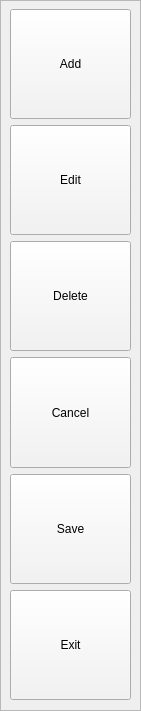
  <widget class="QFrame" name="frame">
   <property name="geometry">
    <rect>
     <x>10</x>
     <y>10</y>
     <width>141</width>
     <height>711</height>
    </rect>
   </property>
   <property name="frameShape">
    <enum>QFrame::StyledPanel</enum>
   </property>
   <property name="frameShadow">
    <enum>QFrame::Raised</enum>
   </property>
   <widget class="QWidget" name="verticalLayoutWidget">
    <property name="geometry">
     <rect>
      <x>10</x>
      <y>9</y>
      <width>121</width>
      <height>691</height>
     </rect>
    </property>
    <layout class="QVBoxLayout" name="verticalLayout">
     <item>
      <widget class="QPushButton" name="pushButton_2">
       <property name="sizePolicy">
        <sizepolicy hsizetype="MinimumExpanding" vsizetype="MinimumExpanding">
         <horstretch>0</horstretch>
         <verstretch>0</verstretch>
        </sizepolicy>
       </property>
       <property name="palette">
        <palette>
         <active>
          <colorrole role="Button">
           <brush brushstyle="SolidPattern">
            <color alpha="255">
             <red>243</red>
             <green>243</green>
             <blue>243</blue>
            </color>
           </brush>
          </colorrole>
          <colorrole role="ButtonText">
           <brush brushstyle="SolidPattern">
            <color alpha="255">
             <red>0</red>
             <green>0</green>
             <blue>0</blue>
            </color>
           </brush>
          </colorrole>
         </active>
         <inactive>
          <colorrole role="Button">
           <brush brushstyle="SolidPattern">
            <color alpha="255">
             <red>243</red>
             <green>243</green>
             <blue>243</blue>
            </color>
           </brush>
          </colorrole>
          <colorrole role="ButtonText">
           <brush brushstyle="SolidPattern">
            <color alpha="255">
             <red>0</red>
             <green>0</green>
             <blue>0</blue>
            </color>
           </brush>
          </colorrole>
         </inactive>
         <disabled>
          <colorrole role="Button">
           <brush brushstyle="SolidPattern">
            <color alpha="255">
             <red>243</red>
             <green>243</green>
             <blue>243</blue>
            </color>
           </brush>
          </colorrole>
          <colorrole role="ButtonText">
           <brush brushstyle="SolidPattern">
            <color alpha="255">
             <red>190</red>
             <green>190</green>
             <blue>190</blue>
            </color>
           </brush>
          </colorrole>
         </disabled>
        </palette>
       </property>
       <property name="focusPolicy">
        <enum>Qt::NoFocus</enum>
       </property>
       <property name="text">
        <string>Add</string>
       </property>
      </widget>
     </item>
     <item>
      <widget class="QPushButton" name="pushButton_4">
       <property name="sizePolicy">
        <sizepolicy hsizetype="MinimumExpanding" vsizetype="MinimumExpanding">
         <horstretch>0</horstretch>
         <verstretch>0</verstretch>
        </sizepolicy>
       </property>
       <property name="palette">
        <palette>
         <active>
          <colorrole role="Button">
           <brush brushstyle="SolidPattern">
            <color alpha="255">
             <red>243</red>
             <green>243</green>
             <blue>243</blue>
            </color>
           </brush>
          </colorrole>
          <colorrole role="ButtonText">
           <brush brushstyle="SolidPattern">
            <color alpha="255">
             <red>0</red>
             <green>0</green>
             <blue>0</blue>
            </color>
           </brush>
          </colorrole>
         </active>
         <inactive>
          <colorrole role="Button">
           <brush brushstyle="SolidPattern">
            <color alpha="255">
             <red>243</red>
             <green>243</green>
             <blue>243</blue>
            </color>
           </brush>
          </colorrole>
          <colorrole role="ButtonText">
           <brush brushstyle="SolidPattern">
            <color alpha="255">
             <red>0</red>
             <green>0</green>
             <blue>0</blue>
            </color>
           </brush>
          </colorrole>
         </inactive>
         <disabled>
          <colorrole role="Button">
           <brush brushstyle="SolidPattern">
            <color alpha="255">
             <red>243</red>
             <green>243</green>
             <blue>243</blue>
            </color>
           </brush>
          </colorrole>
          <colorrole role="ButtonText">
           <brush brushstyle="SolidPattern">
            <color alpha="255">
             <red>190</red>
             <green>190</green>
             <blue>190</blue>
            </color>
           </brush>
          </colorrole>
         </disabled>
        </palette>
       </property>
       <property name="focusPolicy">
        <enum>Qt::NoFocus</enum>
       </property>
       <property name="text">
        <string>Edit</string>
       </property>
      </widget>
     </item>
     <item>
      <widget class="QPushButton" name="pushButton_3">
       <property name="sizePolicy">
        <sizepolicy hsizetype="MinimumExpanding" vsizetype="MinimumExpanding">
         <horstretch>0</horstretch>
         <verstretch>0</verstretch>
        </sizepolicy>
       </property>
       <property name="palette">
        <palette>
         <active>
          <colorrole role="Button">
           <brush brushstyle="SolidPattern">
            <color alpha="255">
             <red>243</red>
             <green>243</green>
             <blue>243</blue>
            </color>
           </brush>
          </colorrole>
          <colorrole role="ButtonText">
           <brush brushstyle="SolidPattern">
            <color alpha="255">
             <red>0</red>
             <green>0</green>
             <blue>0</blue>
            </color>
           </brush>
          </colorrole>
         </active>
         <inactive>
          <colorrole role="Button">
           <brush brushstyle="SolidPattern">
            <color alpha="255">
             <red>243</red>
             <green>243</green>
             <blue>243</blue>
            </color>
           </brush>
          </colorrole>
          <colorrole role="ButtonText">
           <brush brushstyle="SolidPattern">
            <color alpha="255">
             <red>0</red>
             <green>0</green>
             <blue>0</blue>
            </color>
           </brush>
          </colorrole>
         </inactive>
         <disabled>
          <colorrole role="Button">
           <brush brushstyle="SolidPattern">
            <color alpha="255">
             <red>243</red>
             <green>243</green>
             <blue>243</blue>
            </color>
           </brush>
          </colorrole>
          <colorrole role="ButtonText">
           <brush brushstyle="SolidPattern">
            <color alpha="255">
             <red>190</red>
             <green>190</green>
             <blue>190</blue>
            </color>
           </brush>
          </colorrole>
         </disabled>
        </palette>
       </property>
       <property name="focusPolicy">
        <enum>Qt::NoFocus</enum>
       </property>
       <property name="text">
        <string>Delete</string>
       </property>
      </widget>
     </item>
     <item>
      <widget class="QPushButton" name="pushButton_6">
       <property name="sizePolicy">
        <sizepolicy hsizetype="MinimumExpanding" vsizetype="MinimumExpanding">
         <horstretch>0</horstretch>
         <verstretch>0</verstretch>
        </sizepolicy>
       </property>
       <property name="palette">
        <palette>
         <active>
          <colorrole role="Button">
           <brush brushstyle="SolidPattern">
            <color alpha="255">
             <red>243</red>
             <green>243</green>
             <blue>243</blue>
            </color>
           </brush>
          </colorrole>
          <colorrole role="ButtonText">
           <brush brushstyle="SolidPattern">
            <color alpha="255">
             <red>0</red>
             <green>0</green>
             <blue>0</blue>
            </color>
           </brush>
          </colorrole>
         </active>
         <inactive>
          <colorrole role="Button">
           <brush brushstyle="SolidPattern">
            <color alpha="255">
             <red>243</red>
             <green>243</green>
             <blue>243</blue>
            </color>
           </brush>
          </colorrole>
          <colorrole role="ButtonText">
           <brush brushstyle="SolidPattern">
            <color alpha="255">
             <red>0</red>
             <green>0</green>
             <blue>0</blue>
            </color>
           </brush>
          </colorrole>
         </inactive>
         <disabled>
          <colorrole role="Button">
           <brush brushstyle="SolidPattern">
            <color alpha="255">
             <red>243</red>
             <green>243</green>
             <blue>243</blue>
            </color>
           </brush>
          </colorrole>
          <colorrole role="ButtonText">
           <brush brushstyle="SolidPattern">
            <color alpha="255">
             <red>190</red>
             <green>190</green>
             <blue>190</blue>
            </color>
           </brush>
          </colorrole>
         </disabled>
        </palette>
       </property>
       <property name="focusPolicy">
        <enum>Qt::NoFocus</enum>
       </property>
       <property name="text">
        <string>Cancel</string>
       </property>
      </widget>
     </item>
     <item>
      <widget class="QPushButton" name="pushButton_5">
       <property name="sizePolicy">
        <sizepolicy hsizetype="MinimumExpanding" vsizetype="MinimumExpanding">
         <horstretch>0</horstretch>
         <verstretch>0</verstretch>
        </sizepolicy>
       </property>
       <property name="palette">
        <palette>
         <active>
          <colorrole role="Button">
           <brush brushstyle="SolidPattern">
            <color alpha="255">
             <red>243</red>
             <green>243</green>
             <blue>243</blue>
            </color>
           </brush>
          </colorrole>
          <colorrole role="ButtonText">
           <brush brushstyle="SolidPattern">
            <color alpha="255">
             <red>0</red>
             <green>0</green>
             <blue>0</blue>
            </color>
           </brush>
          </colorrole>
         </active>
         <inactive>
          <colorrole role="Button">
           <brush brushstyle="SolidPattern">
            <color alpha="255">
             <red>243</red>
             <green>243</green>
             <blue>243</blue>
            </color>
           </brush>
          </colorrole>
          <colorrole role="ButtonText">
           <brush brushstyle="SolidPattern">
            <color alpha="255">
             <red>0</red>
             <green>0</green>
             <blue>0</blue>
            </color>
           </brush>
          </colorrole>
         </inactive>
         <disabled>
          <colorrole role="Button">
           <brush brushstyle="SolidPattern">
            <color alpha="255">
             <red>243</red>
             <green>243</green>
             <blue>243</blue>
            </color>
           </brush>
          </colorrole>
          <colorrole role="ButtonText">
           <brush brushstyle="SolidPattern">
            <color alpha="255">
             <red>190</red>
             <green>190</green>
             <blue>190</blue>
            </color>
           </brush>
          </colorrole>
         </disabled>
        </palette>
       </property>
       <property name="focusPolicy">
        <enum>Qt::NoFocus</enum>
       </property>
       <property name="text">
        <string>Save</string>
       </property>
      </widget>
     </item>
     <item>
      <widget class="QPushButton" name="pushButton">
       <property name="sizePolicy">
        <sizepolicy hsizetype="MinimumExpanding" vsizetype="MinimumExpanding">
         <horstretch>0</horstretch>
         <verstretch>0</verstretch>
        </sizepolicy>
       </property>
       <property name="palette">
        <palette>
         <active>
          <colorrole role="Button">
           <brush brushstyle="SolidPattern">
            <color alpha="255">
             <red>243</red>
             <green>243</green>
             <blue>243</blue>
            </color>
           </brush>
          </colorrole>
          <colorrole role="Text">
           <brush brushstyle="SolidPattern">
            <color alpha="255">
             <red>255</red>
             <green>255</green>
             <blue>255</blue>
            </color>
           </brush>
          </colorrole>
          <colorrole role="ButtonText">
           <brush brushstyle="SolidPattern">
            <color alpha="255">
             <red>0</red>
             <green>0</green>
             <blue>0</blue>
            </color>
           </brush>
          </colorrole>
         </active>
         <inactive>
          <colorrole role="Button">
           <brush brushstyle="SolidPattern">
            <color alpha="255">
             <red>243</red>
             <green>243</green>
             <blue>243</blue>
            </color>
           </brush>
          </colorrole>
          <colorrole role="Text">
           <brush brushstyle="SolidPattern">
            <color alpha="255">
             <red>255</red>
             <green>255</green>
             <blue>255</blue>
            </color>
           </brush>
          </colorrole>
          <colorrole role="ButtonText">
           <brush brushstyle="SolidPattern">
            <color alpha="255">
             <red>0</red>
             <green>0</green>
             <blue>0</blue>
            </color>
           </brush>
          </colorrole>
         </inactive>
         <disabled>
          <colorrole role="Button">
           <brush brushstyle="SolidPattern">
            <color alpha="255">
             <red>243</red>
             <green>243</green>
             <blue>243</blue>
            </color>
           </brush>
          </colorrole>
          <colorrole role="Text">
           <brush brushstyle="SolidPattern">
            <color alpha="255">
             <red>190</red>
             <green>190</green>
             <blue>190</blue>
            </color>
           </brush>
          </colorrole>
          <colorrole role="ButtonText">
           <brush brushstyle="SolidPattern">
            <color alpha="255">
             <red>190</red>
             <green>190</green>
             <blue>190</blue>
            </color>
           </brush>
          </colorrole>
         </disabled>
        </palette>
       </property>
       <property name="focusPolicy">
        <enum>Qt::NoFocus</enum>
       </property>
       <property name="text">
        <string>Exit</string>
       </property>
      </widget>
     </item>
    </layout>
   </widget>
  </widget>
